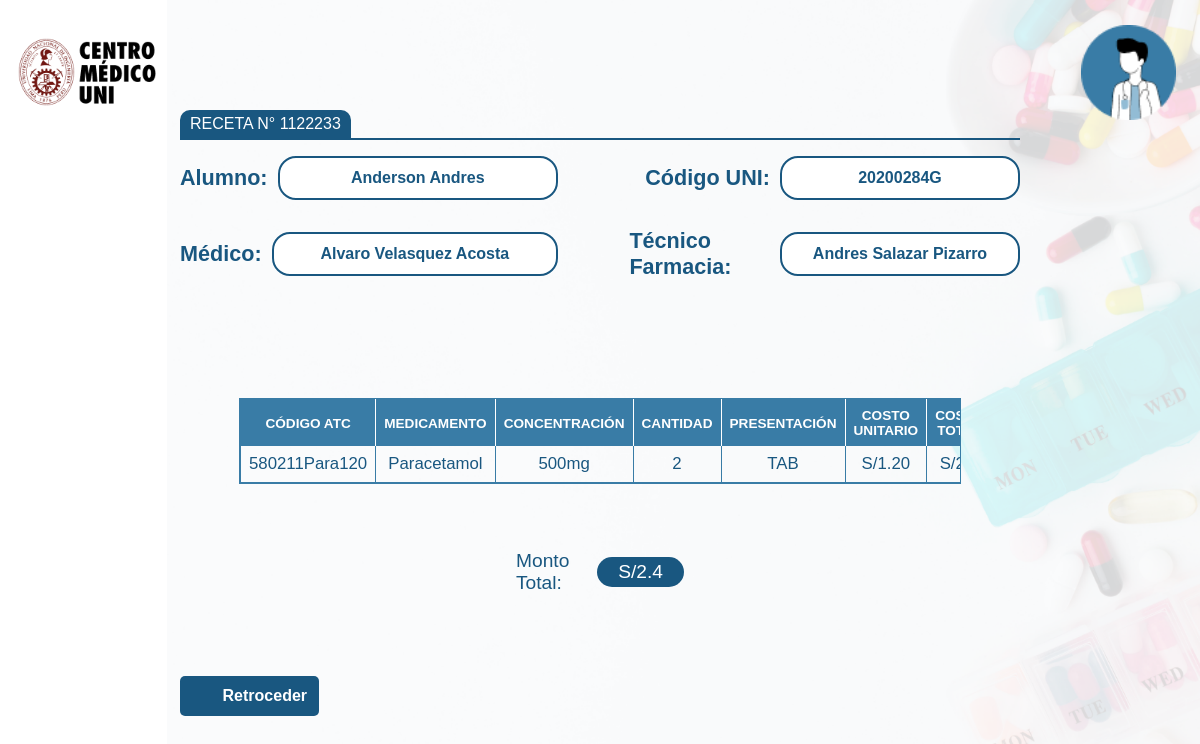
Screenshot of /pages/receta-id.php?id_receta=1122233 (signed in) with the database file from the repository.
### tables this page shows
CREATE TABLE `alumno` (
  `codigo_alumno` varchar(100) NOT NULL,
  `nombre_alumno` varchar(100) NOT NULL,
  `facultad` varchar(100) NOT NULL,
  `sexo` varchar(100) NOT NULL,
  `fecha_nacimiento` varchar(100) NOT NULL,
  `id_aporte` varchar(100) NOT NULL,
  PRIMARY KEY (`codigo_alumno`),
  KEY `id_aporte` (`id_aporte`)
);

CREATE TABLE `receta` (
  `fichador_receta` varchar(150) NOT NULL,
  `fecha` date NOT NULL,
  `monto_total` varchar(20) NOT NULL,
  `dni_usuario` varchar(100) NOT NULL,
  `codigo_alumno` varchar(100) NOT NULL,
  `dni_medico` int NOT NULL,
  `periodo_academico` varchar(20) DEFAULT NULL,
  PRIMARY KEY (`fichador_receta`),
  KEY `dni_usuario` (`dni_usuario`),
  KEY `codigo_alumno` (`codigo_alumno`),
  KEY `dni_medico` (`dni_medico`),
  CONSTRAINT `receta_ibfk_1` FOREIGN KEY (`dni_usuario`) REFERENCES `usuario` (`dni_usuario`),
  CONSTRAINT `receta_ibfk_2` FOREIGN KEY (`codigo_alumno`) REFERENCES `alumno` (`codigo_alumno`),
  CONSTRAINT `receta_ibfk_3` FOREIGN KEY (`dni_medico`) REFERENCES `médico` (`dni_medico`)
);

CREATE TABLE `usuario` (
  `dni_usuario` varchar(100) NOT NULL,
  `nombre` varchar(100) NOT NULL,
  `usuario` varchar(100) NOT NULL,
  `contraseña` varchar(100) NOT NULL,
  `rol` varchar(100) NOT NULL,
  PRIMARY KEY (`dni_usuario`)
);

CREATE TABLE `medicamento_receta` (
  `cantidad` varchar(100) NOT NULL,
  `precio_total` varchar(100) NOT NULL,
  `fichador_receta` varchar(150) NOT NULL,
  `id_medicamento` varchar(100) NOT NULL,
  `id` int NOT NULL AUTO_INCREMENT,
  PRIMARY KEY (`id`),
  KEY `fichador_receta` (`fichador_receta`),
  KEY `id_medicamento` (`id_medicamento`),
  CONSTRAINT `medicamento_receta_ibfk_1` FOREIGN KEY (`fichador_receta`) REFERENCES `receta` (`fichador_receta`),
  CONSTRAINT `medicamento_receta_ibfk_2` FOREIGN KEY (`id_medicamento`) REFERENCES `medicamento` (`id_medicamento`)
);

CREATE TABLE `medicamento` (
  `id_medicamento` varchar(100) NOT NULL,
  `cantidad` varchar(100) NOT NULL,
  `precio_unitaario` varchar(100) NOT NULL,
  `fecha_vencimiento` varchar(100) NOT NULL,
  `codigo_siga` varchar(100) NOT NULL,
  `numero_lote` varchar(50) DEFAULT NULL,
  PRIMARY KEY (`id_medicamento`),
  KEY `codigo_siga` (`codigo_siga`),
  CONSTRAINT `medicamento_ibfk_1` FOREIGN KEY (`codigo_siga`) REFERENCES `petitorio` (`codigo_siga`)
);

CREATE TABLE `petitorio` (
  `codigo_siga` varchar(100) NOT NULL,
  `denomin_comun_internac_o_principio_activo` varchar(100) NOT NULL,
  `concentracion` varchar(100) NOT NULL,
  `forma_farmaceutica` varchar(100) NOT NULL,
  `minimo_stock` int DEFAULT NULL,
  PRIMARY KEY (`codigo_siga`)
);

### pages/receta-id.php (the view, shortened to what this page needs)
<?php
$db=conectarDB();
$id=mysqli_real_escape_string($db,$_GET['id_receta']);
$id=htmlspecialchars($id);
  $query = "SELECT fecha, codigo_alumno, dni_medico FROM `receta` WHERE fichador_receta='$id';";
  $ejecuta = mysqli_query($db, $query);
  $receta = mysqli_fetch_assoc($ejecuta);
  $codigo_alumno = $receta['codigo_alumno'];
  $dni_medico = $receta['dni_medico'];
  $query_alumno = "SELECT nombre_alumno FROM `alumno` WHERE codigo_alumno='$codigo_alumno';";
  $ejecuta_alumno = mysqli_query($db, $query_alumno);
  $alumno = mysqli_fetch_assoc($ejecuta_alumno);
  $nombre_alumno = $alumno['nombre_alumno'];
  $query_medico = "SELECT nombre FROM `médico` WHERE dni_medico='$dni_medico';";
  $ejecuta_medico = mysqli_query($db, $query_medico);
  $medico = mysqli_fetch_assoc($ejecuta_medico);
  $nombre_medico = $medico['nombre'];
  $tecnico="SELECT u.nombre FROM receta r INNER JOIN usuario u ON r.dni_usuario = u.dni_usuario WHERE r.fichador_receta=$id;";
  $ejecutaTecnico=mysqli_query($db,$tecnico);
  $resultadoTecnico=mysqli_fetch_assoc($ejecutaTecnico);
?>
<!DOCTYPE html>
<html lang="en">
<head>
    <link rel="stylesheet" href="../styles/inventario.css">
    <link rel="stylesheet" href="../styles/receta-id.css">
    <link href='https://unpkg.com/boxicons@2.1.4/css/boxicons.min.css' rel='stylesheet'>
    <link rel="stylesheet" href="../styles/contenedor-botones.css">
</head>
<body>
<div class="container">
            <div class="portada-container">
                <div class="logo-uni">
                    <img src="/img/logo-uni.png" alt="">
                </div>
                <div class="photo-user" id="photo-user">
                    <img src="/img/user.png" alt="">
                </div>
            </div>
                <div class="portada-providencial">
                    <div class="search-container-receta">
                        <div>
                            <span class="styled-span">RECETA N° <?php echo $id ?></span>
                        </div>
                        <div class="span-underline"></div>
                        <div class="search-receta">
                            <div class="left">
                                <div class="div-1">
                                <label for="search-type" class="search-text">Alumno:</label>
                                <input type="text" id="dato_texto_div1" value="<?php echo $nombre_alumno ?>" readonly>
                                </div>
                                <div class="div-1">
                                <label for="search-type" class="search-text">Médico:</label>
                                <input type="text" id="dato_texto_div1" value="<?php echo $nombre_medico; ?>" readonly>
                                </div>
                            </div>
                            <div class="right">
                                <div class="div-2">
                                <label for="search-input" class="search-text">Código UNI:</label>
                                <input type="text" id="dato_texto_div2" value="<?php echo $codigo_alumno; ?>" readonly>
                                </div>
                                <div class="div-2">
                                <label for="search-input" class="search-text">Técnico Farmacia:</label>
                                <input type="text" id="dato_texto_div2" value="<?php echo $resultadoTecnico['nombre'];?>" readonly>
                                </div>
                            </div>
                        </div>
                    </div>
                </div>
            <div class="tabla-container-receta">
                <table class="tabla" id='tabla'>
                <tr>
                    <th>CÓDIGO ATC</th>
                    <th>MEDICAMENTO</th>
                    <th>CONCENTRACIÓN</th>
                    <th>CANTIDAD</th>
                    <th>PRESENTACIÓN</th>
                    <th>COSTO UNITARIO</th>
                    <th>COSTO TOTAL</th>
                </tr>
                    <?php
                    $query="SELECT medicamento_receta.id_medicamento AS id_medicamento,medicamento_receta.cantidad AS cantidad_receta_cm, medicamento.*, petitorio.*
                    FROM medicamento_receta
                    JOIN medicamento ON medicamento_receta.id_medicamento = medicamento.id_medicamento
                    JOIN petitorio ON medicamento.codigo_siga = petitorio.codigo_siga WHERE medicamento_receta.fichador_receta='$id';";
                    $ejecuta=mysqli_query($db,$query);
                    $sumador = 0;
                    ?>
                    <?php while($producto=mysqli_fetch_assoc($ejecuta)):
                        $sumador=$producto['cantidad_receta_cm']*$producto['precio_unitaario']+$sumador;
                    ?>
                <tr>
                    <td><?php echo $producto['id_medicamento']?></td>
                    <td><?php echo $producto['denomin_comun_internac_o_principio_activo']?></td>
                    <td><?php echo $producto['concentracion']?></td>
                    <td><?php echo $producto['cantidad_receta_cm']?></dh>
                    <td><?php echo $producto['forma_farmaceutica']?></dh>
                    <td><?php echo "S/". $producto['precio_unitaario']?></td>
                    <td><?php echo "S/". $producto['cantidad_receta_cm']*$producto['precio_unitaario']?></td>
                </tr>
                    <?php endwhile; ?>
                </table>
            </div>
            <div class="monto-total">
                <p>Monto Total:</p>
                <span><p class="parrafo"><?php echo "S/".$sumador?></p></span>
            </div>
            <div class="salir-receta">
                <a href="./recetas-vista.php"><i class='bx bxs-left-arrow'></i>Retroceder</a>
            </div>
        </div>
</body>
</html>

### styles/inventario.css (style rules this page uses)
* { margin: 0; padding: 0; font-family: "Poppins", sans-serif; }
body { background: url("/img/fondo-stock.png") no-repeat right center fixed; background-size: contain; }
.container { display: flex; justify-content: space-between; align-items: center; height: 100vh; flex-direction: column; position: relative; }
.portada-container { width: 100%; display: flex; justify-content: space-between; align-items: center; position: absolute; top: 4%; height: 10%; }
.bx { font-family: "Poppins", sans-serif; }
.logo-uni { display: flex; align-items: center; }
.logo-uni img { width: 75%; height: 16%; padding-left: 10%; }
.photo-user { display: flex; justify-content: end; align-items: flex-end; flex-direction: column; }
.photo-user img { width: 100%; height: 16%; padding-right: 3vh; }
table { width: 100%; border-collapse: collapse; border: 1px solid rgb(57, 124, 166); }
table tr { margin: 5px 0; }
th, td { padding: 8px; text-align: center; width: 10%; }
th { background-color: rgb(57, 124, 166); color: white; border-right: 1px solid white; border-left: 1px solid white; font-size: 1.7vh; position: sticky; top: -1px; z-index: 1; }
tr { margin: 0 5px; }
td { border-right: 1px solid rgb(57, 124, 166); border-left: 1px solid rgb(57, 124, 166); width: 10%; font-size: 2.1vh; color: #195780; }
th:first-child, td:first-child { border-left: 1px solid rgb(57, 124, 166); }
th:last-child, td:last-child { border-right: none; }
.search-text { color: #195780; font-weight: bold; font-size: 2.7vh; }
.portada-providencial { display: flex; flex-direction: column; width: 70%; align-items: center; justify-content: space-between; height: 31%; margin-top: 7%; }
.styled-span { background-color: #195780; color: white; padding: 5px 10px; border-top-left-radius: 10px; border-top-right-radius: 10px; display: inline-block; }
.span-underline { border-bottom: 2px solid #195780; width: 100%; }

### styles/receta-id.css (style rules this page uses)
.search-container-receta { display: flex; justify-content: space-between; width: 100%; flex-direction: column; margin-bottom: 20px; flex-wrap: wrap; flex-direction: column; }
.search-receta { display: flex; justify-content: space-between; width: 100%; margin-bottom: 20px; flex-wrap: wrap; }
.search-container-receta .left, .search-container-receta .right { display: flex; align-items: center; flex: 1; min-width: 200px; }
.search-container-receta .left { justify-content: space-around; width: 36%; height: 19vh; display: flex; flex-direction: column; align-items: baseline; }
.search-container-receta .right { justify-content: space-around; width: 36%; height: 19vh; display: flex; align-items: flex-end; flex-direction: column; flex-wrap: nowrap; }
.div-1 { display: flex; align-items: center; width: 90%; justify-content: space-between; }
.div-2 input { text-align: center; }
.div-2 { display: flex; width: 93%; align-items: center; justify-content: end; }
#dato_texto_div1 { padding-right: 19px; width: 49vh; margin: 7px 0; margin-left: 10px; height: 5vh; border-radius: 18px; border: 2px solid #195780; padding-inline: 10px; color: #195780; font-size: 2vh; font-weight: bold; text-align: center; }
#dato_texto_div2 { padding-right: 19px; width: 27vh; margin: 7px 0; margin-left: 10px; height: 5vh; border-radius: 18px; border: 2px solid #195780; padding-inline: 10px; color: #195780; font-size: 2vh; font-weight: bold; }
.tabla-container-receta { max-height: 500px; overflow-y: auto; border: 1px solid rgb(57, 124, 166); overflow-x: hidden; width: 60%; }
.salir-receta { display: flex; align-items: center; justify-content: start; margin-top: 2vh; margin-bottom: 7%; width: 70%; }
.salir-receta a { background-color: rgb(25, 87, 128); color: white; border: none; display: flex; align-items: center; text-decoration: none; padding: 10px 12px; border-radius: 5px; cursor: pointer; transition: background-color 0.3s ease; font-weight: 700; font-size: 2vh; }
.salir-receta i { margin-right: 15px; font-size: 20px; }
.monto-total { display: flex; align-items: center; justify-content: space-between; width: 14%; }
.monto-total p { color: #195780; font-size: 2.4vh; font-weight: 400; }
.monto-total span p { color: #ffffff; }

### styles/contenedor-botones.css (style rules this page uses)
.parrafo { background-color: rgb(25, 87, 128); color: #fff; padding: 4px 21px; border-radius: 20px; }

### rows the page displays
alumno: nombre_alumno "Anderson Andres"
médico: nombre "Alvaro Velasquez Acosta"
receta: codigo_alumno "20200284G"
usuario: nombre "Andres Salazar Pizarro"
medicamento_receta: id_medicamento.id_medicamento "580211Para120", petitorio.denomin_comun_internac_o_principio_activo "Paracetamol", petitorio.concentracion "500mg", cantidad "2", petitorio.forma_farmaceutica "TAB", id_medicamento.precio_unitaario "1.20"

### other values shown
$id "1122233"
$sumador "2.4"
